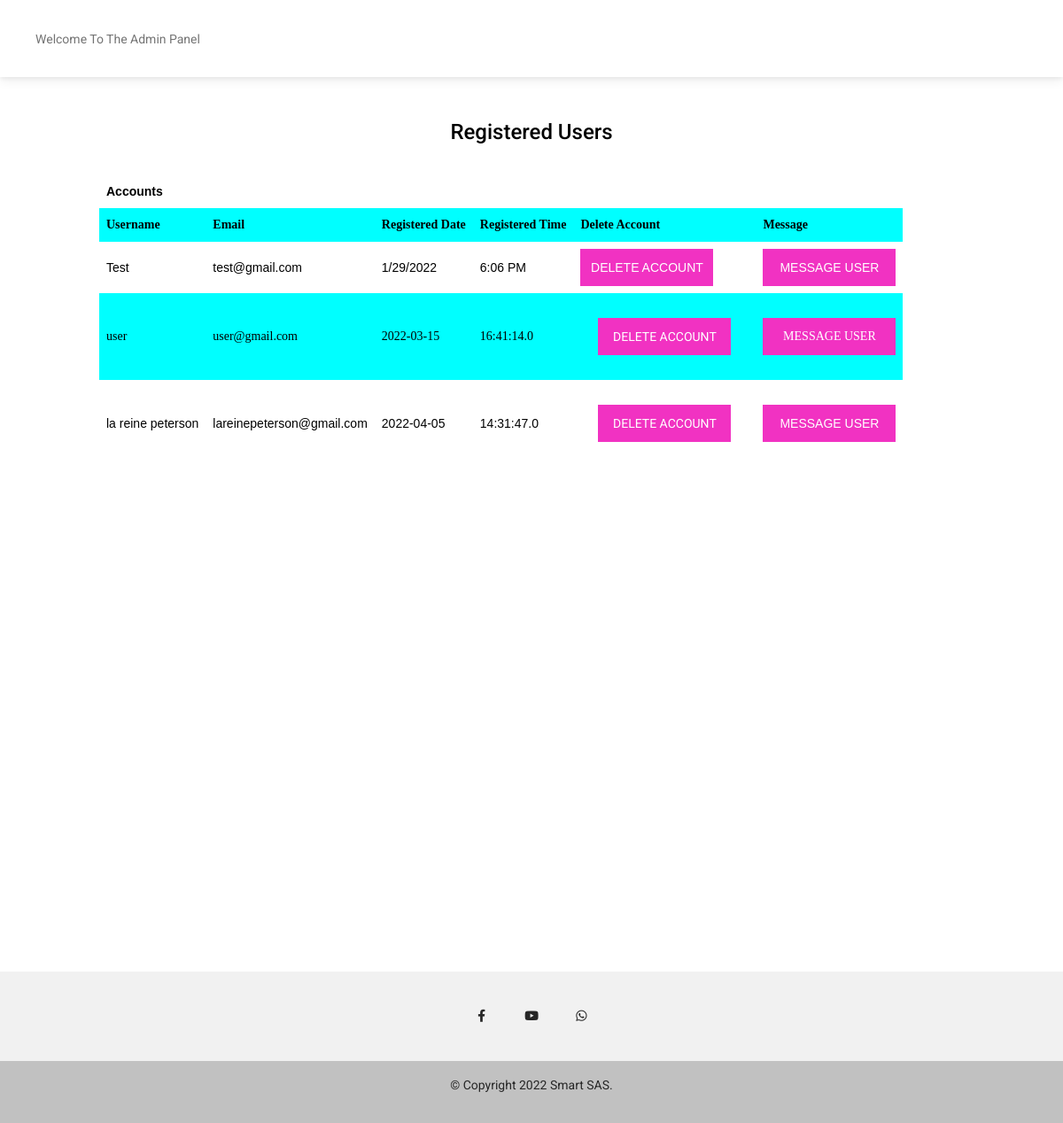
The page /php/Admin/registeredusers.php (signed in) on the database its author committed.
### tables this page shows
CREATE TABLE `users` (
  `id` int(11) NOT NULL,
  `username` varchar(100) NOT NULL,
  `email` varchar(100) NOT NULL,
  `password` varchar(100) NOT NULL,
  `repeatpassword` varchar(100) NOT NULL,
  `Date` date NOT NULL,
  `Time` time(1) NOT NULL
);

### php/Admin/registeredusers.php (the view, shortened to what this page needs)
<!DOCTYPE html>
<html lang="en">
  <head>
    <link
      rel="stylesheet"
      href="https://use.fontawesome.com/releases/v5.15.2/css/all.css"
    />
    <link rel ="stylesheet" type = "text/css" href ="css/admin.css">
    <link rel="stylesheet" href="../../css/styles.css" />
    <link rel="stylesheet" href="../../css/extrastyles.css" />
  </head>
  <body>
    <header>
      <nav class="navbar navbar-expand-lg navbar-light bg-white">
        <div class="container-fluid">
          <div class="collapse navbar-collapse" id="navbarExample01">
            <a class="navbar-brand" href="#">
            </a>
            <ul class="navbar-nav me-auto mb-2 mb-lg-0">
              <li class="nav-item active">
                <a class="nav-link" aria-current="page" href="admin.php">Welcome To The Admin Panel</a>
              </li>
            </ul>
            </div>
          </div>
    </header>
    <main class="mt-5">
    <div class="messages" style="marging-left:auto;margin-right:auto;display:block;text-align:center;">
      <h4>Registered Users</h4>
    </div>
    <br>
    <div class="container" style="overflow:scroll; height:900px; max-width:1000px;">
     <table>
         <th>Accounts</th>
         <tr style="border-radius: 20px;">
             <th>Username</td>
             <th>Email</td>
             <th> Registered Date</td>
             <th> Registered Time</td>
             <th>Delete Account</td>
            <th>Message</td>
        </tr>
        <tr>
            <td>Test</td>
            <td>test@gmail.com</td>
            <td>1/29/2022</td>
            <td>6:06 PM</td>
            <td><button type="submit" class="logoutbtn">DELETE ACCOUNT</button></td>
            <td><button type="submit" class="logoutbtn">MESSAGE USER</button></td>
        </tr>
        <?php
         require_once '../includes/config.php';
         $sql="SELECT * FROM users ";
         $stmt = $DBH->prepare($sql);
         $stmt->execute();
        ?>
        <?php
              while($row = $stmt->fetchObject()) {
            ?>
        <tr>
            <td><?php echo "{$row->username}"; ?></td>
            <td><?php echo "{$row->email}"; ?></td>
            <td><?php echo "{$row->Date}"; ?></td>
            <td><?php echo "{$row->Time}"; ?></td>
            <td>
                <form action="deleteproducts.php" method="post" style="box-shadow:none;background-color:transparent;">
                    <button type="submit" class="logoutbtn" name="deleteuser_btn">DELETE ACCOUNT</button>
                </form>
            </td>
            <td><a href="mailto:<?php echo "{$row->email}"; ?>?&subject=Subject : Smart SAS Email Response&body=Dear <?php echo "{$row->username}"; ?>, " target="_blank"><button type="submit" class="logoutbtn">MESSAGE USER</button></a></td>
        </tr>
        <?php
         }
        ?>
     </table>
     </div>
    </main>
    <footer class="text-center text-white" style="background-color: #f1f1f1">
      <div class="container pt-4">
        <section class="mb-4">
          <a
            class="btn btn-link btn-floating btn-lg text-dark m-1"
            href="#!"
            role="button"
            data-mdb-ripple-color="dark"
            ><i class="fab fa-facebook-f"></i></a>
          <a
            class="btn btn-link btn-floating btn-lg text-dark m-1"
            href="#!"
            role="button"
            data-mdb-ripple-color="dark"><i class="fab fa-youtube"></i>
          </a>
          <a
            class="btn btn-link btn-floating btn-lg text-dark m-1"
            href="#!"
            role="button"
            data-mdb-ripple-color="dark"><i class="fab fa-whatsapp"></i>
          </a>
        </section>
      </div>
      <div
        class="text-center text-dark p-3"
        style="background-color: rgba(0, 0, 0, 0.2)"
      >
        <p> &copy; Copyright <?php $year=date("Y"); echo $year; ?>
        <a class="text-dark" href="">Smart SAS.</a></p>
      </div>
    </footer>
  </body>
</html>

### php/Admin/css/admin.css (style rules this page uses)
html, body { height: 100%; }
body, div, form, input, select, textarea, label { padding: 0; margin: 0; outline: none; font-family: Roboto, Arial, sans-serif; font-size: 14px; color:black; line-height: 22px; }
form { width: 100%; padding: 20px; border-radius: 6px; background: #fff; box-shadow: 0 0 8px orange; }
button { width: 150px; padding: 10px; border: none; border-radius: 5px; background: rgb(241, 50, 194) ; font-size: 16px; color: #fff; cursor: pointer; }
table { font-family: arial,sans-serif; border-collapse: collapse; margin-bottom: 50px; }
td,th { border:1px solid; text-align: left; padding:8px; }
tr:nth-child(even) { background-color: aqua; color: rgb(8, 205, 240); font-family: 'Times New Roman', Times, serif; }

### php/Admin/registeredusers.php (style rules this page uses)
tr:nth-child(even) { background-color:aqua; color: black; }

### rows shown on the page
users: username "user", email "user@gmail.com", Date "2022-03-15", Time "16:41:14.0"
users: username "la reine peterson", email "lareinepeterson@gmail.com", Date "2022-04-05", Time "14:31:47.0"
